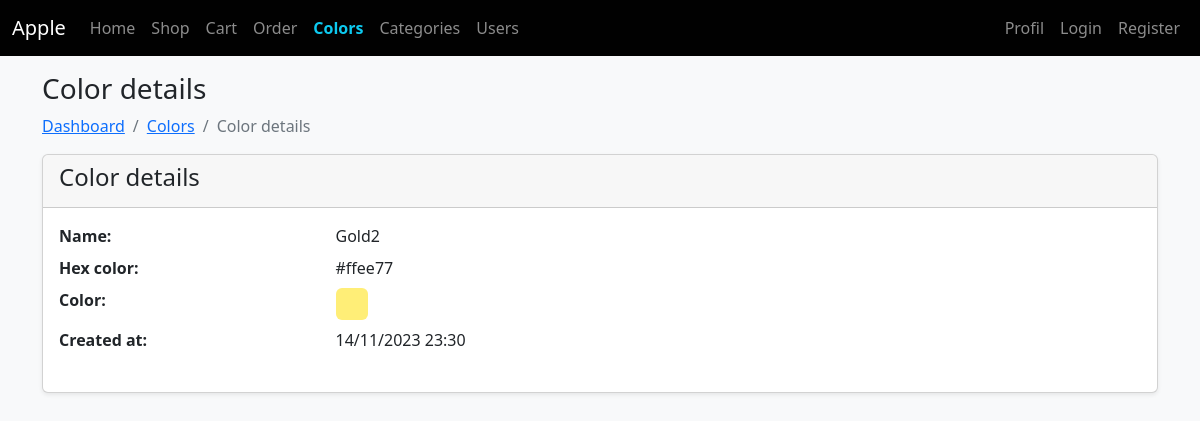
Screenshot of /color_details.php?id=17 with the database file from the repository.
### tables this page shows
CREATE TABLE `colors` (
  `id` int(11) NOT NULL,
  `name` varchar(255) DEFAULT NULL,
  `hex` varchar(10) DEFAULT NULL,
  `created_at` timestamp NOT NULL DEFAULT current_timestamp(),
  `updated_at` timestamp NOT NULL DEFAULT current_timestamp() ON UPDATE current_timestamp(),
  `deleted_at` timestamp NULL DEFAULT NULL
);

### Helpers/functions.php (called while the page is built, shortened)
<?php
function e(string $string): string
{
    return htmlspecialchars(strtolower(trim($string)));
}
function _date_format($date)
{
    return date('d/m/Y H:i', strtotime($date));
}

### color_details.php (the view, shortened to what this page needs)
<?php
require_once "Helpers/functions.php";
require_once "database/database.php";
$id = $_GET['id'];
$color = $db->query("SELECT * FROM colors WHERE id = $id LIMIT 1")->fetch();
$name = e($color->name);
$hex = e($color->hex);
$created_at = _date_format($color->created_at);
?>
<!doctype html>
<html lang="en">
<head>
    <?php include "body/head.php"; ?>
</head>
<body class="bg-light">
    <header>
        <?php include "body/nav.php"; ?>
    </header>
    <main class="container">
        <h3 class="mt-3">
            Color details
        </h3>
        <nav aria-label="breadcrumb my-3">
            <ol class="breadcrumb">
                <li class="breadcrumb-item"><a href="dashboard.php">Dashboard</a></li>
                <li class="breadcrumb-item"><a href="colors.php">Colors</a></li>
                <li class="breadcrumb-item active" aria-current="page">Color details</li>
            </ol>
        </nav>
        <div class="card shadow-sm">
            <div class="card-header">
                <h4>Color details</h4>
            </div>
            <div class="card-body">
                <dl class="row">
                    <dt class="col-sm-3">Name:</dt>
                    <dd class="col-sm-9">
                        <?= ucwords($name) ?>
                    </dd>
                    <dt class="col-sm-3">Hex color:</dt>
                    <dd class="col-sm-9">
                        <?= $hex ?>
                    </dd>
                    <dt class="col-sm-3">Color:</dt>
                    <dd class="col-sm-9">
                        <svg class="bd-placeholder-img flex-shrink-0 me-2 rounded" width="32" height="32" xmlns="http://www.w3.org/2000/svg" role="img" aria-label="Placeholder: 32x32" preserveAspectRatio="xMidYMid slice" focusable="false">
                            <title>Dark purple</title>
                            <rect width="100%" height="100%" fill="<?= $hex ?>"></rect>
                        </svg>
                    </dd>
                    <dt class="col-sm-3">Created at:</dt>
                    <dd class="col-sm-9">
                        <?= $created_at ?>
                    </dd>
                </dl>
            </div>
        </div>
    </main>
</body>
</html>

### rows the page displays
colors: name "Gold2", hex "#ffee77", created_at "14/11/2023 23:30"
